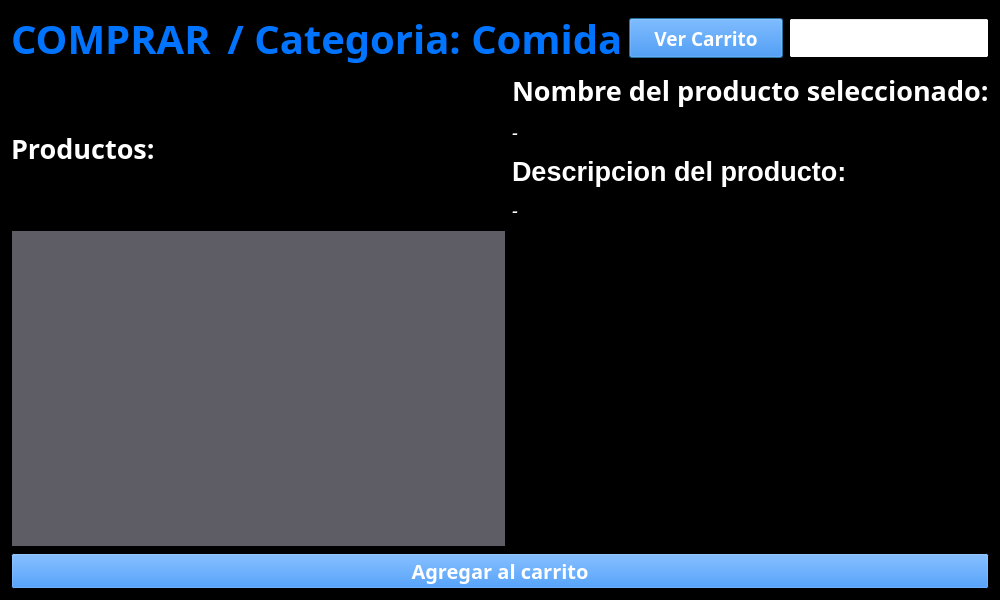
<?xml version="1.0" encoding="UTF-8"?>
<ui version="4.0">
 <class>comida</class>
 <widget class="QDialog" name="comida">
  <property name="geometry">
   <rect>
    <x>0</x>
    <y>0</y>
    <width>1000</width>
    <height>600</height>
   </rect>
  </property>
  <property name="minimumSize">
   <size>
    <width>1000</width>
    <height>600</height>
   </size>
  </property>
  <property name="maximumSize">
   <size>
    <width>1000</width>
    <height>600</height>
   </size>
  </property>
  <property name="palette">
   <palette>
    <active>
     <colorrole role="Base">
      <brush brushstyle="SolidPattern">
       <color alpha="255">
        <red>255</red>
        <green>255</green>
        <blue>255</blue>
       </color>
      </brush>
     </colorrole>
     <colorrole role="Window">
      <brush brushstyle="SolidPattern">
       <color alpha="255">
        <red>0</red>
        <green>0</green>
        <blue>0</blue>
       </color>
      </brush>
     </colorrole>
    </active>
    <inactive>
     <colorrole role="Base">
      <brush brushstyle="SolidPattern">
       <color alpha="255">
        <red>255</red>
        <green>255</green>
        <blue>255</blue>
       </color>
      </brush>
     </colorrole>
     <colorrole role="Window">
      <brush brushstyle="SolidPattern">
       <color alpha="255">
        <red>0</red>
        <green>0</green>
        <blue>0</blue>
       </color>
      </brush>
     </colorrole>
    </inactive>
    <disabled>
     <colorrole role="Base">
      <brush brushstyle="SolidPattern">
       <color alpha="255">
        <red>0</red>
        <green>0</green>
        <blue>0</blue>
       </color>
      </brush>
     </colorrole>
     <colorrole role="Window">
      <brush brushstyle="SolidPattern">
       <color alpha="255">
        <red>0</red>
        <green>0</green>
        <blue>0</blue>
       </color>
      </brush>
     </colorrole>
    </disabled>
   </palette>
  </property>
  <property name="windowTitle">
   <string>Ventana Terciaria</string>
  </property>
  <layout class="QVBoxLayout" name="verticalLayout">
   <item>
    <layout class="QVBoxLayout" name="verticalLayout_4">
     <item>
      <layout class="QHBoxLayout" name="horizontalLayout">
       <item>
        <widget class="QLabel" name="lVENDER">
         <property name="maximumSize">
          <size>
           <width>200</width>
           <height>16777215</height>
          </size>
         </property>
         <property name="palette">
          <palette>
           <active>
            <colorrole role="WindowText">
             <brush brushstyle="SolidPattern">
              <color alpha="255">
               <red>0</red>
               <green>116</green>
               <blue>255</blue>
              </color>
             </brush>
            </colorrole>
           </active>
           <inactive>
            <colorrole role="WindowText">
             <brush brushstyle="SolidPattern">
              <color alpha="255">
               <red>0</red>
               <green>116</green>
               <blue>255</blue>
              </color>
             </brush>
            </colorrole>
           </inactive>
           <disabled>
            <colorrole role="WindowText">
             <brush brushstyle="SolidPattern">
              <color alpha="255">
               <red>190</red>
               <green>190</green>
               <blue>190</blue>
              </color>
             </brush>
            </colorrole>
           </disabled>
          </palette>
         </property>
         <property name="font">
          <font>
           <family>San Francisco Display</family>
           <pointsize>30</pointsize>
           <weight>75</weight>
           <bold>true</bold>
          </font>
         </property>
         <property name="text">
          <string>COMPRAR</string>
         </property>
        </widget>
       </item>
       <item>
        <widget class="QLabel" name="label_2">
         <property name="palette">
          <palette>
           <active>
            <colorrole role="WindowText">
             <brush brushstyle="SolidPattern">
              <color alpha="255">
               <red>0</red>
               <green>116</green>
               <blue>255</blue>
              </color>
             </brush>
            </colorrole>
           </active>
           <inactive>
            <colorrole role="WindowText">
             <brush brushstyle="SolidPattern">
              <color alpha="255">
               <red>0</red>
               <green>116</green>
               <blue>255</blue>
              </color>
             </brush>
            </colorrole>
           </inactive>
           <disabled>
            <colorrole role="WindowText">
             <brush brushstyle="SolidPattern">
              <color alpha="255">
               <red>190</red>
               <green>190</green>
               <blue>190</blue>
              </color>
             </brush>
            </colorrole>
           </disabled>
          </palette>
         </property>
         <property name="font">
          <font>
           <family>San Francisco Display</family>
           <pointsize>30</pointsize>
           <weight>75</weight>
           <bold>true</bold>
          </font>
         </property>
         <property name="text">
          <string> / Categoria: Comida</string>
         </property>
        </widget>
       </item>
       <item>
        <widget class="QPushButton" name="pVerCarrito">
         <property name="maximumSize">
          <size>
           <width>170</width>
           <height>40</height>
          </size>
         </property>
         <property name="palette">
          <palette>
           <active>
            <colorrole role="Button">
             <brush brushstyle="SolidPattern">
              <color alpha="255">
               <red>0</red>
               <green>116</green>
               <blue>255</blue>
              </color>
             </brush>
            </colorrole>
            <colorrole role="ButtonText">
             <brush brushstyle="SolidPattern">
              <color alpha="255">
               <red>255</red>
               <green>255</green>
               <blue>255</blue>
              </color>
             </brush>
            </colorrole>
           </active>
           <inactive>
            <colorrole role="Button">
             <brush brushstyle="SolidPattern">
              <color alpha="255">
               <red>0</red>
               <green>116</green>
               <blue>255</blue>
              </color>
             </brush>
            </colorrole>
            <colorrole role="ButtonText">
             <brush brushstyle="SolidPattern">
              <color alpha="255">
               <red>255</red>
               <green>255</green>
               <blue>255</blue>
              </color>
             </brush>
            </colorrole>
           </inactive>
           <disabled>
            <colorrole role="Button">
             <brush brushstyle="SolidPattern">
              <color alpha="255">
               <red>0</red>
               <green>116</green>
               <blue>255</blue>
              </color>
             </brush>
            </colorrole>
            <colorrole role="ButtonText">
             <brush brushstyle="SolidPattern">
              <color alpha="255">
               <red>190</red>
               <green>190</green>
               <blue>190</blue>
              </color>
             </brush>
            </colorrole>
           </disabled>
          </palette>
         </property>
         <property name="font">
          <font>
           <family>San Francisco Display</family>
           <pointsize>14</pointsize>
           <weight>75</weight>
           <bold>true</bold>
          </font>
         </property>
         <property name="text">
          <string>Ver Carrito</string>
         </property>
        </widget>
       </item>
       <item>
        <widget class="QLineEdit" name="lBuscar">
         <property name="minimumSize">
          <size>
           <width>100</width>
           <height>0</height>
          </size>
         </property>
         <property name="maximumSize">
          <size>
           <width>200</width>
           <height>40</height>
          </size>
         </property>
        </widget>
       </item>
      </layout>
     </item>
    </layout>
   </item>
   <item>
    <layout class="QGridLayout" name="gridLayout">
     <item row="1" column="0">
      <widget class="QListView" name="listView">
       <property name="palette">
        <palette>
         <active>
          <colorrole role="WindowText">
           <brush brushstyle="SolidPattern">
            <color alpha="255">
             <red>255</red>
             <green>255</green>
             <blue>255</blue>
            </color>
           </brush>
          </colorrole>
          <colorrole role="Button">
           <brush brushstyle="SolidPattern">
            <color alpha="255">
             <red>154</red>
             <green>153</green>
             <blue>150</blue>
            </color>
           </brush>
          </colorrole>
          <colorrole role="Light">
           <brush brushstyle="SolidPattern">
            <color alpha="255">
             <red>154</red>
             <green>153</green>
             <blue>150</blue>
            </color>
           </brush>
          </colorrole>
          <colorrole role="Text">
           <brush brushstyle="SolidPattern">
            <color alpha="255">
             <red>255</red>
             <green>255</green>
             <blue>255</blue>
            </color>
           </brush>
          </colorrole>
          <colorrole role="BrightText">
           <brush brushstyle="SolidPattern">
            <color alpha="255">
             <red>255</red>
             <green>255</green>
             <blue>255</blue>
            </color>
           </brush>
          </colorrole>
          <colorrole role="ButtonText">
           <brush brushstyle="SolidPattern">
            <color alpha="255">
             <red>255</red>
             <green>255</green>
             <blue>255</blue>
            </color>
           </brush>
          </colorrole>
          <colorrole role="Base">
           <brush brushstyle="SolidPattern">
            <color alpha="255">
             <red>94</red>
             <green>92</green>
             <blue>100</blue>
            </color>
           </brush>
          </colorrole>
          <colorrole role="Highlight">
           <brush brushstyle="SolidPattern">
            <color alpha="255">
             <red>0</red>
             <green>116</green>
             <blue>255</blue>
            </color>
           </brush>
          </colorrole>
          <colorrole role="ToolTipText">
           <brush brushstyle="SolidPattern">
            <color alpha="255">
             <red>255</red>
             <green>255</green>
             <blue>255</blue>
            </color>
           </brush>
          </colorrole>
          <colorrole role="PlaceholderText">
           <brush brushstyle="SolidPattern">
            <color alpha="128">
             <red>255</red>
             <green>255</green>
             <blue>255</blue>
            </color>
           </brush>
          </colorrole>
         </active>
         <inactive>
          <colorrole role="WindowText">
           <brush brushstyle="SolidPattern">
            <color alpha="255">
             <red>255</red>
             <green>255</green>
             <blue>255</blue>
            </color>
           </brush>
          </colorrole>
          <colorrole role="Button">
           <brush brushstyle="SolidPattern">
            <color alpha="255">
             <red>154</red>
             <green>153</green>
             <blue>150</blue>
            </color>
           </brush>
          </colorrole>
          <colorrole role="Light">
           <brush brushstyle="SolidPattern">
            <color alpha="255">
             <red>154</red>
             <green>153</green>
             <blue>150</blue>
            </color>
           </brush>
          </colorrole>
          <colorrole role="Text">
           <brush brushstyle="SolidPattern">
            <color alpha="255">
             <red>255</red>
             <green>255</green>
             <blue>255</blue>
            </color>
           </brush>
          </colorrole>
          <colorrole role="BrightText">
           <brush brushstyle="SolidPattern">
            <color alpha="255">
             <red>255</red>
             <green>255</green>
             <blue>255</blue>
            </color>
           </brush>
          </colorrole>
          <colorrole role="ButtonText">
           <brush brushstyle="SolidPattern">
            <color alpha="255">
             <red>255</red>
             <green>255</green>
             <blue>255</blue>
            </color>
           </brush>
          </colorrole>
          <colorrole role="Base">
           <brush brushstyle="SolidPattern">
            <color alpha="255">
             <red>94</red>
             <green>92</green>
             <blue>100</blue>
            </color>
           </brush>
          </colorrole>
          <colorrole role="Highlight">
           <brush brushstyle="SolidPattern">
            <color alpha="255">
             <red>0</red>
             <green>116</green>
             <blue>255</blue>
            </color>
           </brush>
          </colorrole>
          <colorrole role="ToolTipText">
           <brush brushstyle="SolidPattern">
            <color alpha="255">
             <red>255</red>
             <green>255</green>
             <blue>255</blue>
            </color>
           </brush>
          </colorrole>
          <colorrole role="PlaceholderText">
           <brush brushstyle="SolidPattern">
            <color alpha="128">
             <red>255</red>
             <green>255</green>
             <blue>255</blue>
            </color>
           </brush>
          </colorrole>
         </inactive>
         <disabled>
          <colorrole role="WindowText">
           <brush brushstyle="SolidPattern">
            <color alpha="255">
             <red>190</red>
             <green>190</green>
             <blue>190</blue>
            </color>
           </brush>
          </colorrole>
          <colorrole role="Button">
           <brush brushstyle="SolidPattern">
            <color alpha="255">
             <red>154</red>
             <green>153</green>
             <blue>150</blue>
            </color>
           </brush>
          </colorrole>
          <colorrole role="Light">
           <brush brushstyle="SolidPattern">
            <color alpha="255">
             <red>154</red>
             <green>153</green>
             <blue>150</blue>
            </color>
           </brush>
          </colorrole>
          <colorrole role="Text">
           <brush brushstyle="SolidPattern">
            <color alpha="255">
             <red>190</red>
             <green>190</green>
             <blue>190</blue>
            </color>
           </brush>
          </colorrole>
          <colorrole role="BrightText">
           <brush brushstyle="SolidPattern">
            <color alpha="255">
             <red>255</red>
             <green>255</green>
             <blue>255</blue>
            </color>
           </brush>
          </colorrole>
          <colorrole role="ButtonText">
           <brush brushstyle="SolidPattern">
            <color alpha="255">
             <red>190</red>
             <green>190</green>
             <blue>190</blue>
            </color>
           </brush>
          </colorrole>
          <colorrole role="Base">
           <brush brushstyle="SolidPattern">
            <color alpha="255">
             <red>0</red>
             <green>0</green>
             <blue>0</blue>
            </color>
           </brush>
          </colorrole>
          <colorrole role="Highlight">
           <brush brushstyle="SolidPattern">
            <color alpha="255">
             <red>145</red>
             <green>145</green>
             <blue>145</blue>
            </color>
           </brush>
          </colorrole>
          <colorrole role="ToolTipText">
           <brush brushstyle="SolidPattern">
            <color alpha="255">
             <red>255</red>
             <green>255</green>
             <blue>255</blue>
            </color>
           </brush>
          </colorrole>
          <colorrole role="PlaceholderText">
           <brush brushstyle="SolidPattern">
            <color alpha="128">
             <red>0</red>
             <green>0</green>
             <blue>0</blue>
            </color>
           </brush>
          </colorrole>
         </disabled>
        </palette>
       </property>
       <property name="font">
        <font>
         <pointsize>17</pointsize>
        </font>
       </property>
      </widget>
     </item>
     <item row="0" column="0">
      <widget class="QLabel" name="label">
       <property name="palette">
        <palette>
         <active>
          <colorrole role="WindowText">
           <brush brushstyle="SolidPattern">
            <color alpha="255">
             <red>255</red>
             <green>255</green>
             <blue>255</blue>
            </color>
           </brush>
          </colorrole>
         </active>
         <inactive>
          <colorrole role="WindowText">
           <brush brushstyle="SolidPattern">
            <color alpha="255">
             <red>255</red>
             <green>255</green>
             <blue>255</blue>
            </color>
           </brush>
          </colorrole>
         </inactive>
         <disabled>
          <colorrole role="WindowText">
           <brush brushstyle="SolidPattern">
            <color alpha="255">
             <red>190</red>
             <green>190</green>
             <blue>190</blue>
            </color>
           </brush>
          </colorrole>
         </disabled>
        </palette>
       </property>
       <property name="font">
        <font>
         <family>San Francisco Display</family>
         <pointsize>20</pointsize>
         <weight>75</weight>
         <bold>true</bold>
        </font>
       </property>
       <property name="text">
        <string>Productos:</string>
       </property>
      </widget>
     </item>
     <item row="0" column="1">
      <layout class="QVBoxLayout" name="verticalLayout_2" stretch="0,0,0,0">
       <property name="spacing">
        <number>10</number>
       </property>
       <property name="sizeConstraint">
        <enum>QLayout::SetDefaultConstraint</enum>
       </property>
       <item>
        <widget class="QLabel" name="NombreLabel">
         <property name="maximumSize">
          <size>
           <width>500</width>
           <height>16777215</height>
          </size>
         </property>
         <property name="baseSize">
          <size>
           <width>500</width>
           <height>0</height>
          </size>
         </property>
         <property name="palette">
          <palette>
           <active>
            <colorrole role="WindowText">
             <brush brushstyle="SolidPattern">
              <color alpha="255">
               <red>255</red>
               <green>255</green>
               <blue>255</blue>
              </color>
             </brush>
            </colorrole>
           </active>
           <inactive>
            <colorrole role="WindowText">
             <brush brushstyle="SolidPattern">
              <color alpha="255">
               <red>255</red>
               <green>255</green>
               <blue>255</blue>
              </color>
             </brush>
            </colorrole>
           </inactive>
           <disabled>
            <colorrole role="WindowText">
             <brush brushstyle="SolidPattern">
              <color alpha="255">
               <red>190</red>
               <green>190</green>
               <blue>190</blue>
              </color>
             </brush>
            </colorrole>
           </disabled>
          </palette>
         </property>
         <property name="font">
          <font>
           <family>San Francisco Display</family>
           <pointsize>20</pointsize>
           <weight>75</weight>
           <bold>true</bold>
          </font>
         </property>
         <property name="text">
          <string>Nombre del producto seleccionado:</string>
         </property>
        </widget>
       </item>
       <item>
        <widget class="QLabel" name="TextLabel1">
         <property name="maximumSize">
          <size>
           <width>500</width>
           <height>16777215</height>
          </size>
         </property>
         <property name="baseSize">
          <size>
           <width>500</width>
           <height>0</height>
          </size>
         </property>
         <property name="palette">
          <palette>
           <active>
            <colorrole role="WindowText">
             <brush brushstyle="SolidPattern">
              <color alpha="255">
               <red>255</red>
               <green>255</green>
               <blue>255</blue>
              </color>
             </brush>
            </colorrole>
           </active>
           <inactive>
            <colorrole role="WindowText">
             <brush brushstyle="SolidPattern">
              <color alpha="255">
               <red>255</red>
               <green>255</green>
               <blue>255</blue>
              </color>
             </brush>
            </colorrole>
           </inactive>
           <disabled>
            <colorrole role="WindowText">
             <brush brushstyle="SolidPattern">
              <color alpha="255">
               <red>190</red>
               <green>190</green>
               <blue>190</blue>
              </color>
             </brush>
            </colorrole>
           </disabled>
          </palette>
         </property>
         <property name="font">
          <font>
           <family>San Francisco Display</family>
           <pointsize>14</pointsize>
           <weight>50</weight>
           <italic>true</italic>
           <bold>false</bold>
          </font>
         </property>
         <property name="text">
          <string>-</string>
         </property>
        </widget>
       </item>
       <item>
        <widget class="QLabel" name="DescripcionLabel">
         <property name="maximumSize">
          <size>
           <width>500</width>
           <height>16777215</height>
          </size>
         </property>
         <property name="baseSize">
          <size>
           <width>500</width>
           <height>0</height>
          </size>
         </property>
         <property name="palette">
          <palette>
           <active>
            <colorrole role="WindowText">
             <brush brushstyle="SolidPattern">
              <color alpha="255">
               <red>255</red>
               <green>255</green>
               <blue>255</blue>
              </color>
             </brush>
            </colorrole>
           </active>
           <inactive>
            <colorrole role="WindowText">
             <brush brushstyle="SolidPattern">
              <color alpha="255">
               <red>255</red>
               <green>255</green>
               <blue>255</blue>
              </color>
             </brush>
            </colorrole>
           </inactive>
           <disabled>
            <colorrole role="WindowText">
             <brush brushstyle="SolidPattern">
              <color alpha="255">
               <red>190</red>
               <green>190</green>
               <blue>190</blue>
              </color>
             </brush>
            </colorrole>
           </disabled>
          </palette>
         </property>
         <property name="font">
          <font>
           <pointsize>20</pointsize>
           <weight>75</weight>
           <bold>true</bold>
          </font>
         </property>
         <property name="text">
          <string>Descripcion del producto:</string>
         </property>
        </widget>
       </item>
       <item>
        <widget class="QLabel" name="TextLabel2">
         <property name="maximumSize">
          <size>
           <width>500</width>
           <height>16777215</height>
          </size>
         </property>
         <property name="baseSize">
          <size>
           <width>500</width>
           <height>0</height>
          </size>
         </property>
         <property name="palette">
          <palette>
           <active>
            <colorrole role="WindowText">
             <brush brushstyle="SolidPattern">
              <color alpha="255">
               <red>255</red>
               <green>255</green>
               <blue>255</blue>
              </color>
             </brush>
            </colorrole>
           </active>
           <inactive>
            <colorrole role="WindowText">
             <brush brushstyle="SolidPattern">
              <color alpha="255">
               <red>255</red>
               <green>255</green>
               <blue>255</blue>
              </color>
             </brush>
            </colorrole>
           </inactive>
           <disabled>
            <colorrole role="WindowText">
             <brush brushstyle="SolidPattern">
              <color alpha="255">
               <red>190</red>
               <green>190</green>
               <blue>190</blue>
              </color>
             </brush>
            </colorrole>
           </disabled>
          </palette>
         </property>
         <property name="font">
          <font>
           <family>San Francisco Display</family>
           <pointsize>14</pointsize>
           <weight>50</weight>
           <italic>true</italic>
           <bold>false</bold>
          </font>
         </property>
         <property name="text">
          <string>-</string>
         </property>
        </widget>
       </item>
      </layout>
     </item>
    </layout>
   </item>
   <item>
    <widget class="QPushButton" name="pCarrito">
     <property name="maximumSize">
      <size>
       <width>16777215</width>
       <height>40</height>
      </size>
     </property>
     <property name="palette">
      <palette>
       <active>
        <colorrole role="Button">
         <brush brushstyle="SolidPattern">
          <color alpha="255">
           <red>0</red>
           <green>116</green>
           <blue>255</blue>
          </color>
         </brush>
        </colorrole>
        <colorrole role="ButtonText">
         <brush brushstyle="SolidPattern">
          <color alpha="255">
           <red>255</red>
           <green>255</green>
           <blue>255</blue>
          </color>
         </brush>
        </colorrole>
       </active>
       <inactive>
        <colorrole role="Button">
         <brush brushstyle="SolidPattern">
          <color alpha="255">
           <red>0</red>
           <green>116</green>
           <blue>255</blue>
          </color>
         </brush>
        </colorrole>
        <colorrole role="ButtonText">
         <brush brushstyle="SolidPattern">
          <color alpha="255">
           <red>255</red>
           <green>255</green>
           <blue>255</blue>
          </color>
         </brush>
        </colorrole>
       </inactive>
       <disabled>
        <colorrole role="Button">
         <brush brushstyle="SolidPattern">
          <color alpha="255">
           <red>0</red>
           <green>116</green>
           <blue>255</blue>
          </color>
         </brush>
        </colorrole>
        <colorrole role="ButtonText">
         <brush brushstyle="SolidPattern">
          <color alpha="255">
           <red>190</red>
           <green>190</green>
           <blue>190</blue>
          </color>
         </brush>
        </colorrole>
       </disabled>
      </palette>
     </property>
     <property name="font">
      <font>
       <family>San Francisco Display</family>
       <pointsize>15</pointsize>
       <weight>75</weight>
       <bold>true</bold>
      </font>
     </property>
     <property name="text">
      <string>Agregar al carrito</string>
     </property>
    </widget>
   </item>
  </layout>
 </widget>
 <resources/>
 <connections/>
</ui>
